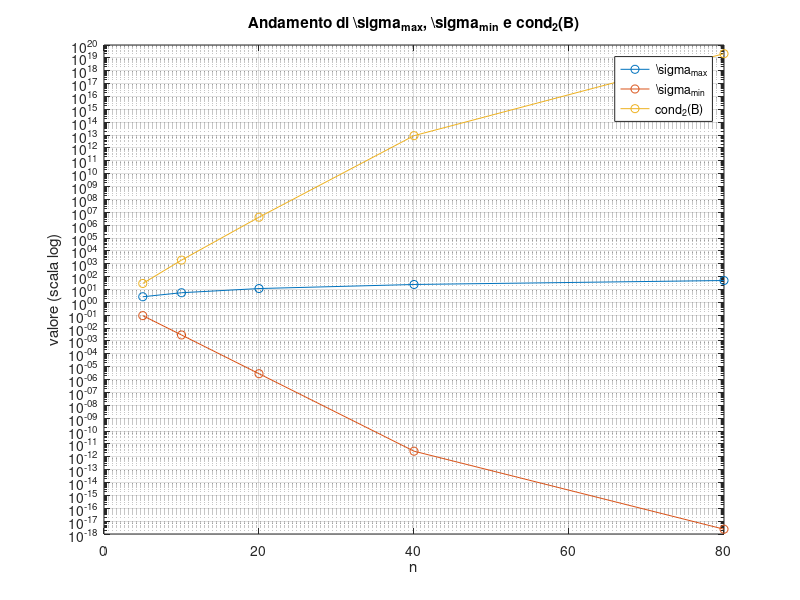

Recreate this plot in MATLAB.
% svd_ex2.m
% Esercizio 2 - Matrice triangolare superiore B e condizionamento
%
% b_{i,j} = 1  se i=j
%         = -1 se i<j
%         = 0  se i>j
%
% Si studiano sigma_max, sigma_min e cond_2(B) per n crescenti.
% Si perturba b_{n,1} della quantità -2^(2-n) e si calcolano gli autovalori.

fprintf(">>> Esercizio 2: Matrice triangolare superiore B\n");

n_list = [5, 10, 20, 40, 80];

sig_max = zeros(size(n_list));
sig_min = zeros(size(n_list));
cond2   = zeros(size(n_list));

for k = 1:length(n_list)
    n = n_list(k);

    B = triu(-ones(n), 1) + eye(n);

    s = svd(B);
    sig_max(k) = max(s);
    sig_min(k) = min(s);
    cond2(k)   = sig_max(k)/sig_min(k);

    fprintf("\nn = %d\n", n);
    fprintf("sigma_max = %.6e\n", sig_max(k));
    fprintf("sigma_min = %.6e\n", sig_min(k));
    fprintf("cond_2    = %.6e\n", cond2(k));

    % Perturbazione di b_{n,1} della quantità -2^(2-n)
    Bp = B;
    Bp(n,1) = Bp(n,1) - 2^(2-n);

    lam = eig(Bp);
    [min_abs, idx] = min(abs(lam));
    fprintf("min |eig(B_pert)| = %.6e (lambda = %.6e)\n", min_abs, lam(idx));

    % Controllo ulteriore: minimo valore singolare della perturbata
    sp = svd(Bp);
    fprintf("min sigma(B_pert) = %.6e\n", min(sp));
end

figure;
semilogy(n_list, sig_max, '-o', n_list, sig_min, '-o', n_list, cond2, '-o');
grid on;
xlabel('n');
ylabel('valore (scala log)');
legend('\\sigma_{max}', '\\sigma_{min}', 'cond_2(B)', 'Location', 'best');
title('Andamento di \\sigma_{max}, \\sigma_{min} e cond_2(B)');
